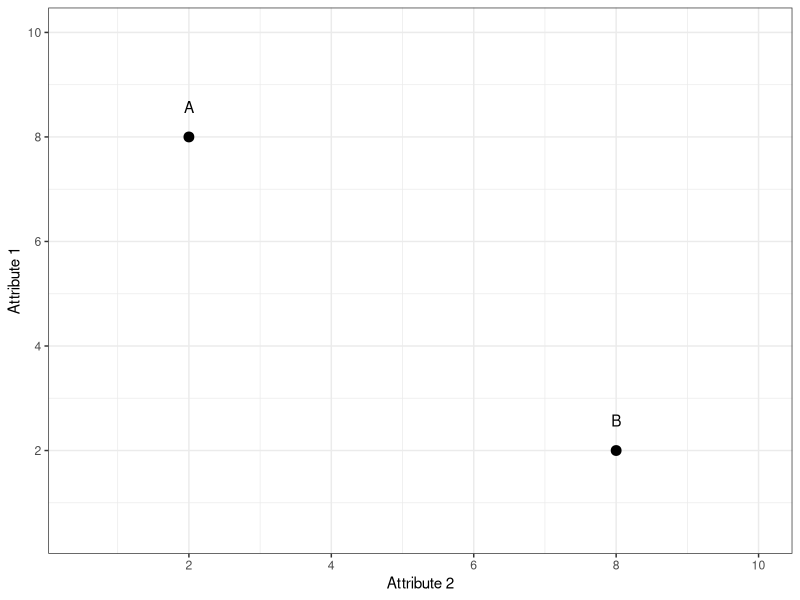
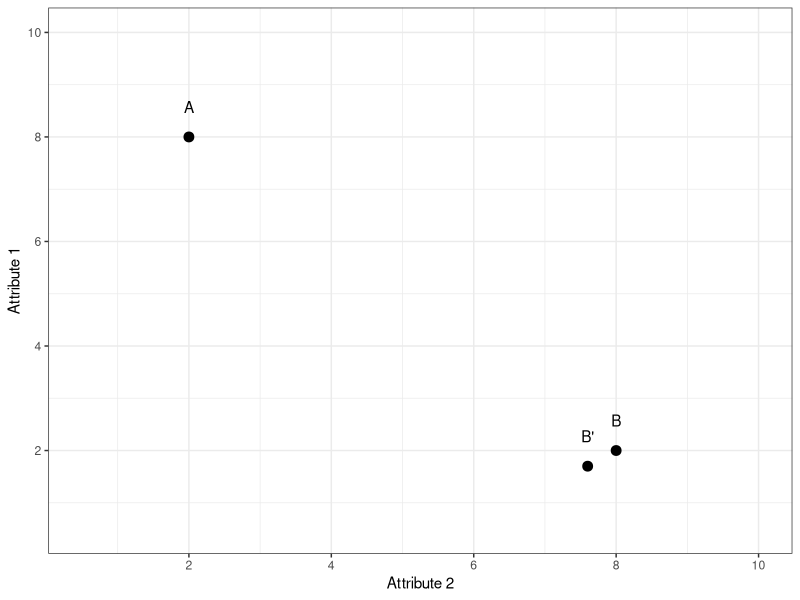
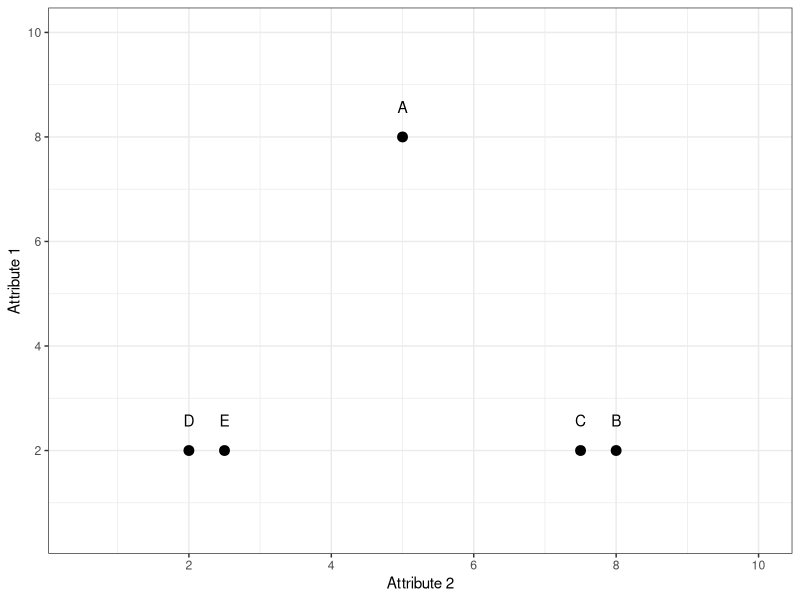
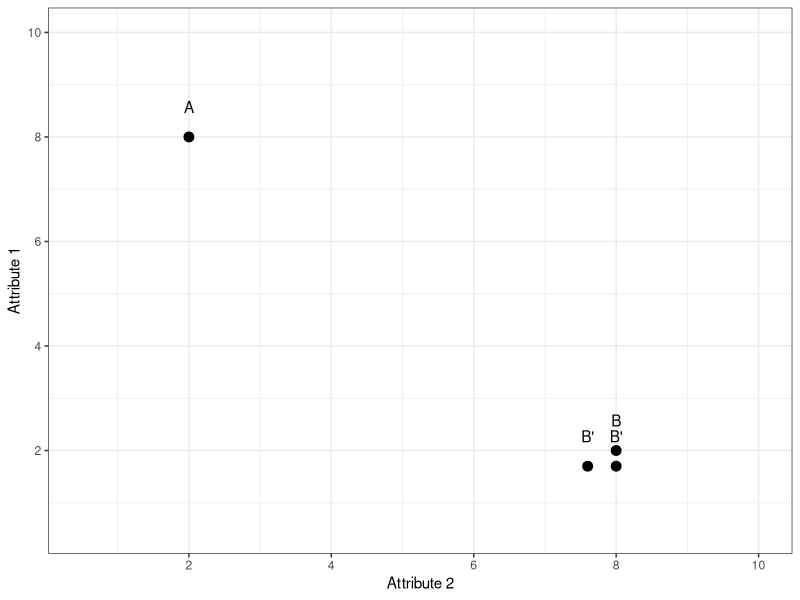
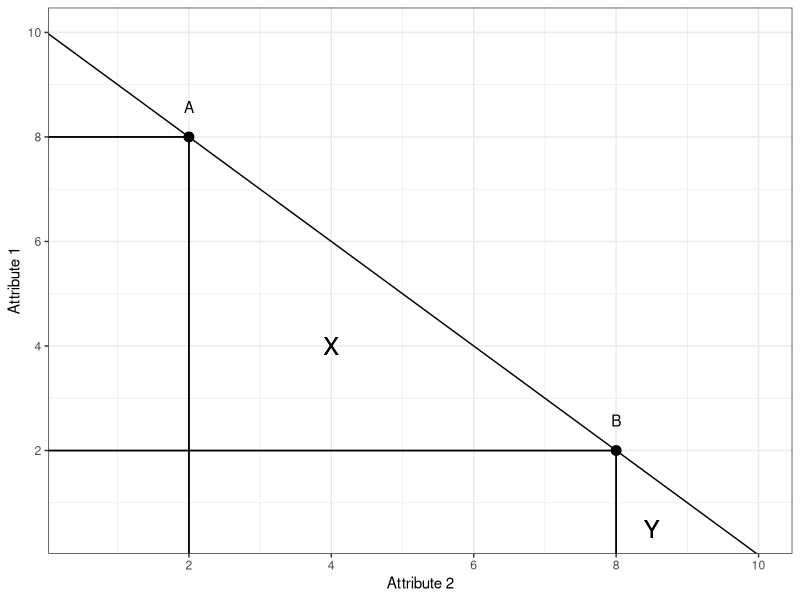

These figures' R source, in order:
library(ggplot2)


dt <- data.frame(x = c(2, 8),
                 y = c(8, 2),
                 name = c("A","B"))

#only 2 choices
ggplot(dt, aes(x,y)) + 
  geom_point(size = 3) +
  theme_bw() + 
  scale_x_continuous(limits = c(0.5,10), breaks = c(2,4,6,8,10)) +
  scale_y_continuous(limits = c(0.5,10), breaks = c(2,4,6,8,10)) +
  geom_text(aes(label = name), vjust = -2) + 
  labs(x = "Attribute 2", y = "Attribute 1") 

  
#similarity effect
dt1 <- data.frame(x = c(2, 8, 7.6),
                 y = c(8, 2, 1.7),
                 name = c("A","B","B'"))
ggplot(dt1, aes(x,y)) + 
  geom_point(size = 3) +
  theme_bw() + 
  scale_x_continuous(limits = c(0.5,10), breaks = c(2,4,6,8,10)) +
  scale_y_continuous(limits = c(0.5,10), breaks = c(2,4,6,8,10)) +
  geom_text(aes(label = name), vjust = -2) + 
  labs(x = "Attribute 2", y = "Attribute 1") 


#perceptual focus effect
dt1 <- data.frame(x = c(2, 2.5, 5, 7.5, 8),
                  y = c(2, 2, 8, 2, 2),
                  name = c("D", "E", "A", "C", "B"))
ggplot(dt1, aes(x,y)) + 
  geom_point(size = 3) +
  theme_bw() + 
  scale_x_continuous(limits = c(0.5,10), breaks = c(2,4,6,8,10)) +
  scale_y_continuous(limits = c(0.5,10), breaks = c(2,4,6,8,10)) +
  geom_text(aes(label = name), vjust = -2) + 
  labs(x = "Attribute 2", y = "Attribute 1") 



#outlier effect
dt1 <- data.frame(x = c(2, 8, 7.6, 8),
                  y = c(8, 2, 1.7, 1.7),
                  name = c("A","B","B'","B'"))
ggplot(dt1, aes(x,y)) + 
  geom_point(size = 3) +
  theme_bw() + 
  scale_x_continuous(limits = c(0.5,10), breaks = c(2,4,6,8,10)) +
  scale_y_continuous(limits = c(0.5,10), breaks = c(2,4,6,8,10)) +
  geom_text(aes(label = name), vjust = -2) + 
  labs(x = "Attribute 2", y = "Attribute 1") 


# 2 choices with lines and shades
ggplot(dt, aes(x,y)) + 
  geom_point(size = 3) +
  theme_bw() + 
  scale_x_continuous(limits = c(0.5,10), breaks = c(2,4,6,8,10)) +
  scale_y_continuous(limits = c(0.5,10), breaks = c(2,4,6,8,10)) +
  geom_text(aes(label = name), vjust = -2) + 
  labs(x = "Attribute 2", y = "Attribute 1") +
  geom_abline(intercept = 10, slope = -1) + 
  geom_segment(y = 0, yend = 8, x = 2, xend = 2) +
  geom_segment(y = 2, yend = 2, x = 0, xend = 8) + 
  geom_segment(y = 8, yend = 8, x = 0, xend = 2) + 
  geom_segment(y = 0, yend = 2, x = 8, xend = 8) +
  geom_text(x=4, y=4, label="X", size = 6) +
  geom_text(x=8.5, y=0.5, label="Y", size = 6)
  

